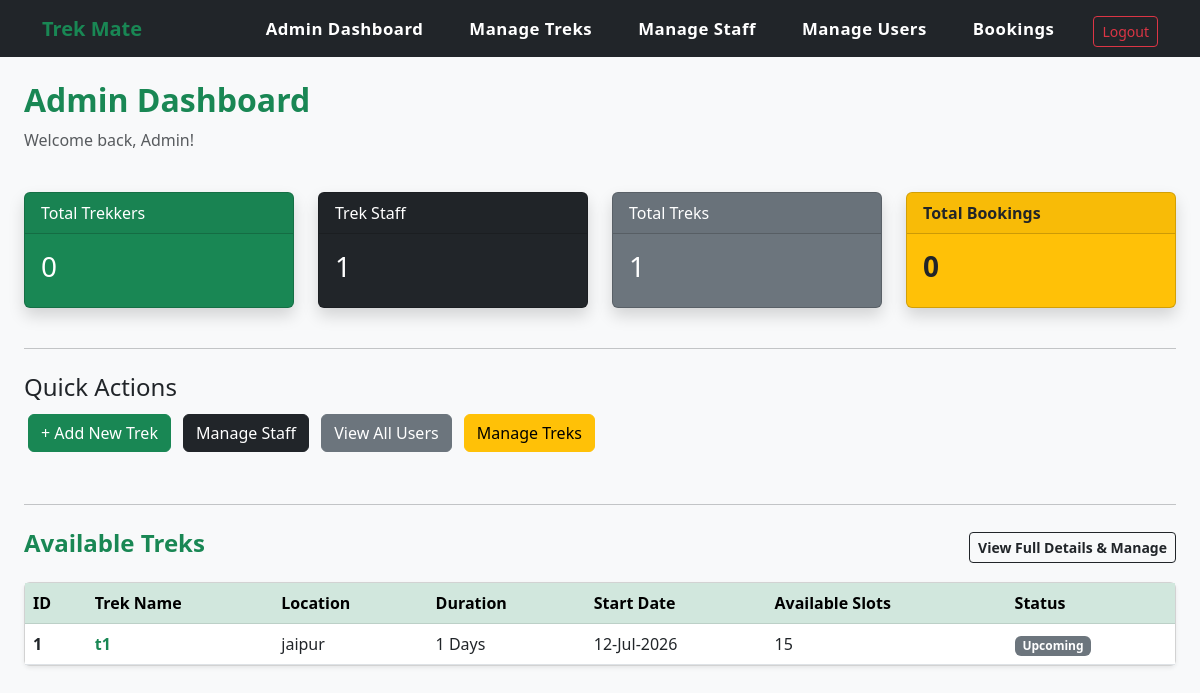
Page /admin_dashboard (signed in) on the earlier database version.
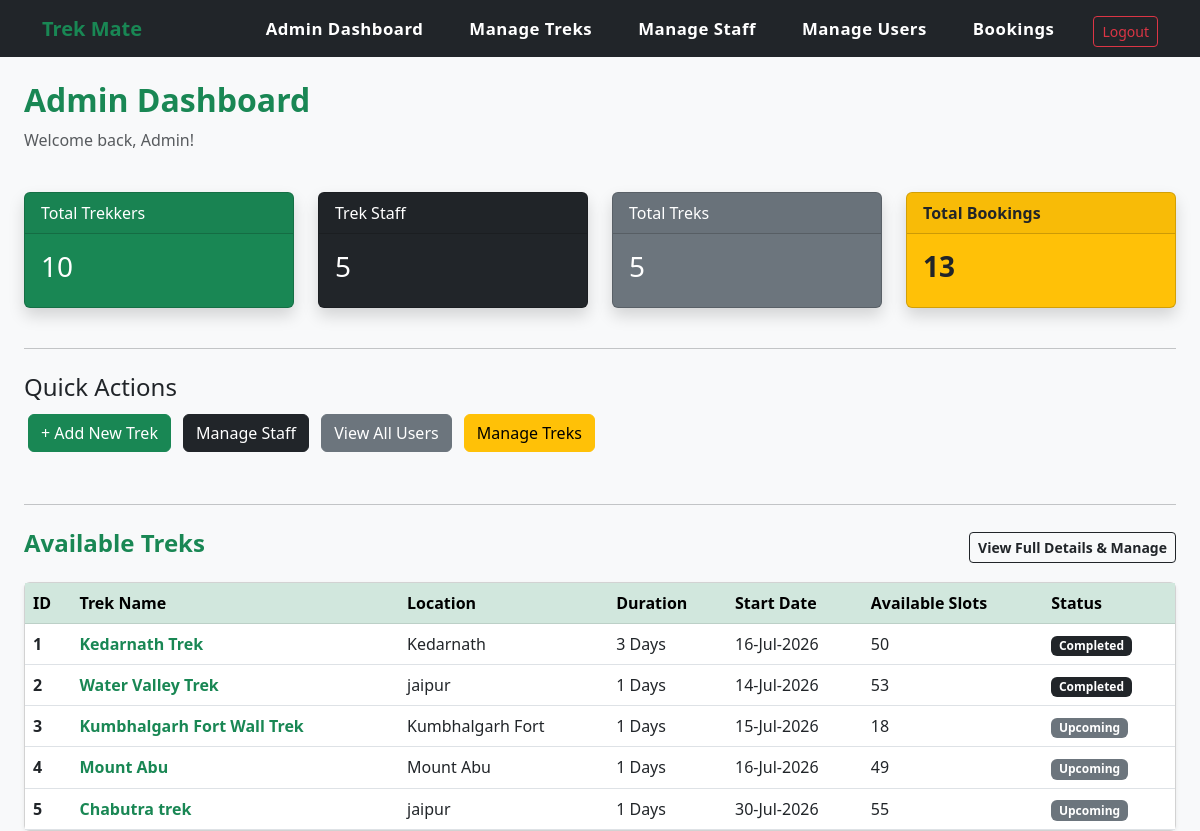
Same page on the later database version.
### app.py (models this page shows)
class Trek(db.Model):
    __tablename__ = 'trekmate_treks'
    id = db.Column(db.Integer, primary_key=True)
    name = db.Column(db.String(100), nullable=False)
    location = db.Column(db.String(100), nullable=False)
    state = db.Column(db.String(50), nullable=False)
    country = db.Column(db.String(50), nullable=False, default='India')
    description = db.Column(db.Text, nullable=True)
    duration = db.Column(db.Integer, nullable=False)
    difficulty = db.Column(db.String(20), nullable=False)
    available_slots = db.Column(db.Integer, nullable=False)
    requested_slots = db.Column(db.Integer, nullable=True)
    price = db.Column(db.Float, nullable=False, default=0.0)
    status = db.Column(db.String(15), nullable=False, default='Upcoming')
    start_date = db.Column(db.Date, nullable=False)
    end_date = db.Column(db.Date, nullable=False)
    staff_id = db.Column(db.Integer, db.ForeignKey('trekmate_staff.id'))
    bookings = db.relationship('Booking', backref='trek', lazy=True)

### app.py (the view)
@app.route("/admin_dashboard")
def admin_dashboard():
    if session.get('user_id') == None or session.get('role') != 'admin':
        flash("Please log in to access the admin dashboard.", "error")
        return redirect(url_for('login'))
    total_users = User.query.filter(User.role == 'trekker', User.status != 'Blocked').count()
    total_staff = User.query.filter(User.role == 'staff', User.status != 'Blacklisted').count()
    total_treks = Trek.query.filter(Trek.status != 'Deleted').count()
    total_bookings = Booking.query.count()
    all_treks = Trek.query.filter(Trek.status != 'Deleted').all()
    return render_template("admin_dash.html",
                           t_users=total_users,
                           t_staff=total_staff,
                           t_treks=total_treks,
                           t_bookings=total_bookings,
                           treks=all_treks,
                           today=date.today())

### templates/admin_dash.html
{% extends 'base.html' %}
{% block content %}
<div class="row mb-4">
    <div class="col-md-12">
        <h2 class="text-success fw-bold">Admin Dashboard</h2>
        <p class="text-muted">Welcome back, Admin!</p>
    </div>
</div>
<div class="row">
    <div class="col-md-3">
        <div class="card text-white bg-success mb-3 shadow">
            <div class="card-header">Total Trekkers</div>
            <div class="card-body">
                <h3 class="card-title">{{ t_users }}</h3>
            </div>
        </div>
    </div>
    <div class="col-md-3">
        <div class="card text-white bg-dark mb-3 shadow">
            <div class="card-header">Trek Staff</div>
            <div class="card-body">
                <h3 class="card-title">{{ t_staff }}</h3>
            </div>
        </div>
    </div>
    <div class="col-md-3">
        <div class="card text-white bg-secondary mb-3 shadow">
            <div class="card-header">Total Treks</div>
            <div class="card-body">
                <h3 class="card-title">{{ t_treks }}</h3>
            </div>
        </div>
    </div>
    <div class="col-md-3">
        <div class="card text-dark bg-warning mb-3 shadow">
            <div class="card-header fw-bold">Total Bookings</div>
            <div class="card-body">
                <h3 class="card-title fw-bold">{{ t_bookings }}</h3>
            </div>
        </div>
    </div>
</div>
<hr class="mt-4 mb-4">
<div class="row mt-4 mb-5">
    <div class="col-md-12">
        <h4>Quick Actions</h4>
        <a href="{{ url_for('add_trek') }}" class="btn btn-success m-1">+ Add New Trek</a>
        <a href="{{ url_for('manage_staff') }}" class="btn btn-dark m-1">Manage Staff</a>
        <a href="{{ url_for('manage_users') }}" class="btn btn-secondary m-1">View All Users</a>
        <a href="{{ url_for('manage_treks') }}" class="btn btn-warning m-1">Manage Treks</a>
    </div>
</div>
<hr class="mt-4 mb-4">
<div class="row">
    <div class="col-md-12">
        <div class="d-flex justify-content-between align-items-center mb-3">
            <h4 class="text-success fw-bold">Available Treks</h4>
            <a href="{{ url_for('manage_treks') }}" class="btn btn-outline-dark btn-sm fw-bold">View Full Details & Manage</a>
        </div>
        <div class="card shadow-sm">
            <div class="card-body p-0">
                {% if treks %}
                    <table class="table table-hover mb-0">
                        <thead class="table-success">
                            <tr>
                                <th>ID</th>
                                <th>Trek Name</th>
                                <th>Location</th>
                                <th>Duration</th>
                                <th>Start Date</th>
                                <th>Available Slots</th>
                                <th>Status</th>
                            </tr>
                        </thead>
                        <tbody>
                            {% for trek in treks %}
                            <tr>
                                <td class="fw-bold">{{ trek.id }}</td>
                                <td class="fw-bold text-success">{{ trek.name }}</td>
                                <td>{{ trek.location }}</td>
                                <td>{{ trek.duration }} Days</td>
                                <td>{{ trek.start_date.strftime('%d-%b-%Y') }}</td>
                                <td>{{ trek.available_slots }}</td>
                                <td>
                                    {% if trek.status == 'Upcoming' %}
                                        <span class="badge bg-secondary">Upcoming</span>
                                    {% elif trek.status == 'Ongoing' %}
                                        <span class="badge bg-success">Ongoing</span>
                                    {% elif trek.status == 'Completed' %}
                                        <span class="badge bg-dark">Completed</span>
                                    {% elif trek.status == 'Pending Approval' %}
                                        <span class="badge bg-warning text-dark">Pending</span>
                                    {% else %}
                                         <span class="badge bg-danger">Closed</span>
                                    {% endif %}
                                </td>
                            </tr>
                            {% endfor %}
                        </tbody>
                    </table>
                {% else %}
                    <div class="alert alert-warning text-center m-0 border-0">There is no trek Available right now.</div>
                {% endif %}
            </div>
        </div>
    </div>
</div>
{% endblock %}

### templates/base.html (shortened to what this page needs)
<!DOCTYPE html>
<html lang="en">
<head>
    <link href="https://cdn.jsdelivr.net/npm/bootstrap@5.3.0/dist/css/bootstrap.min.css" rel="stylesheet">
</head>
<body class="bg-light">
    <nav class="navbar navbar-expand-lg navbar-dark bg-dark">
        <div class="container">
            <a class="navbar-brand text-success fw-bold" href="/">Trek Mate</a>
            <ul class="navbar-nav ms-auto mb-2 mb-lg-0">
                {% if session.get('role') == 'admin' %}
                <li class="nav-item">
                <a class="nav-link" href="{{ url_for('admin_dashboard') }}">Admin Dashboard</a>
                </li>
                <li class="nav-item">
                <a class="nav-link" href="{{ url_for('manage_treks') }}">Manage Treks</a>
                </li>
                <li class="nav-item">
                <a class="nav-link" href="{{ url_for('manage_staff') }}">Manage Staff</a>
                </li>
                <li class="nav-item">
                <a class="nav-link" href="{{ url_for('manage_users') }}">Manage Users</a>
                </li>
                <li class="nav-item">
                <a class="nav-link" href="{{ url_for('manage_bookings') }}">Bookings</a>
                </li>
                <li class="nav-item ms-lg-3 mt-1">
                    <a href="{{ url_for('logout') }}" class="btn btn-outline-danger btn-sm mt-1">Logout</a>
                </li>
                {% elif session.get('role') == 'staff' %}
                <li class="nav-item">
                <a class="nav-link fw-bold text-success" href="{{ url_for('staff_dashboard') }}">Staff Dashboard</a>
                </li>
                <li class="nav-item ms-2"><a class="nav-link text-danger border border-danger rounded px-3" href="{{ url_for('logout') }}">Logout</a></li>
                {% endif %}
            </ul>
        </div>
    </nav>
    <div class="container-fluid px-4 mt-4">
        {% block content %}
        {% endblock %}
    </div>
</body>
</html>

### templates/base.html (style rules this page uses)
.navbar-nav .nav-link { color: #ffffff !important; font-size: 1.05rem; font-weight: 600; padding: 8px 18px !important; margin: 0 5px; border-radius: 8px; transition: all 0.3s ease in out; letter-spacing: 0.5px; }

Differences in the rows shown:
changed Trek id 1: name "t1" → "Kedarnath Trek"; location "jaipur" → "Kedarnath"; duration "1" → "3"; start_date "12-Jul-2026" → "16-Jul-2026"; available_slots "15" → "50"; status "Upcoming" → "Completed"
added Trek: id "2", name "Water Valley Trek", location "jaipur", duration "1", start_date "14-Jul-2026", available_slots "53", status "Completed"
added Trek: id "3", name "Kumbhalgarh Fort Wall Trek", location "Kumbhalgarh Fort", duration "1", start_date "15-Jul-2026", available_slots "18", status "Upcoming"
added Trek: id "4", name "Mount Abu", location "Mount Abu", duration "1", start_date "16-Jul-2026", available_slots "49", status "Upcoming"
added Trek: id "5", name "Chabutra trek", location "jaipur", duration "1", start_date "30-Jul-2026", available_slots "55", status "Upcoming"
Other differences:
{{ t_users }}: "0" → "10"
{{ t_staff }}: "1" → "5"
{{ t_treks }}: "1" → "5"
{{ t_bookings }}: "0" → "13"
